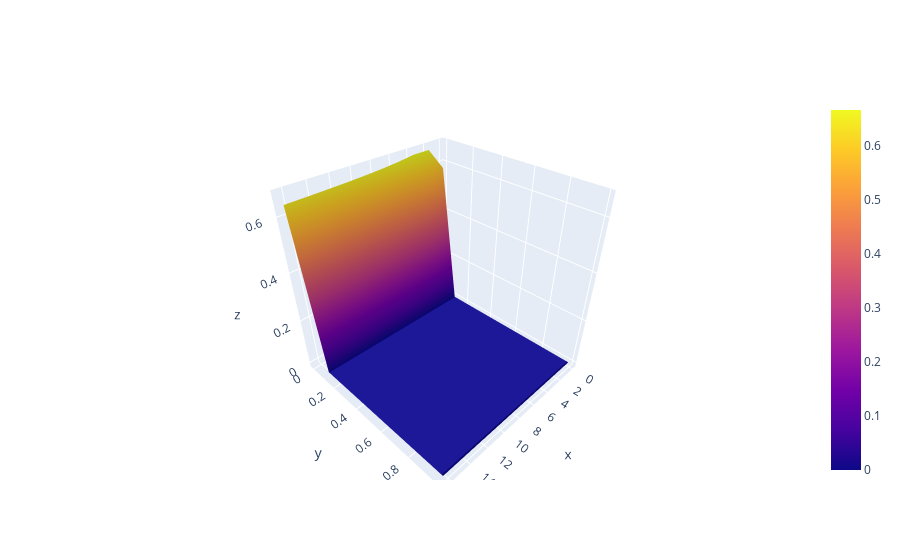

Notebook code for this chart:
### Code cell
fig = go.Figure(go.Surface(
    x = w_plans,
    y = w_comps,
    z = plan_dev_surf))
fig.show()
